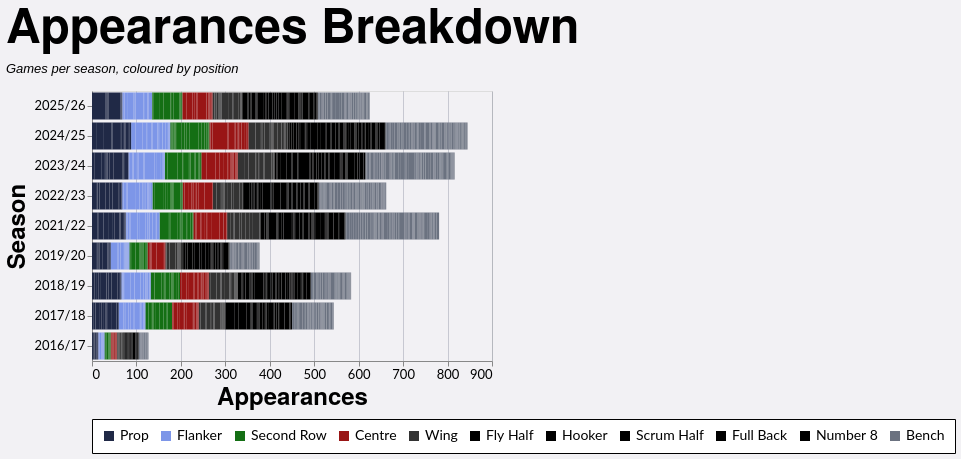

Vega-Lite specification for this chart:
### Vega-Lite specification from a JSON file in a GitHub repository (floating-point values rounded to 4 significant figures; data arrays with more than 128 entries replaced by an {"elided": "..."} marker saying what was removed)
{"config": {"axis": {"labelFont": "Lato, sans-serif", "titleFont": "PT Sans Narrow, Helvetica Neue, Helvetica, Arial, sans-serif", "labelFontSize": 13, "titleFontSize": 24, "gridColor": "#202947", "gridOpacity": 0.2}, "header": {"labelFont": "PT Sans Narrow, Helvetica Neue, Helvetica, Arial, sans-serif", "titleFont": "PT Sans Narrow, Helvetica Neue, Helvetica, Arial, sans-serif", "labelFontSize": 24, "titleFontSize": 28, "labelFontWeight": "bold", "orient": "left"}, "legend": {"labelFont": "Lato, sans-serif", "titleFont": "PT Sans Narrow, Helvetica Neue, Helvetica, Arial, sans-serif", "labelFontSize": 14, "titleFontSize": 16, "titlePadding": 5, "fillColor": "white", "strokeColor": "black", "padding": 10, "titleFontWeight": "lighter", "titleFontStyle": "italic", "titleColor": "gray", "offset": 10}, "title": {"font": "PT Sans Narrow, Helvetica Neue, Helvetica, Arial, sans-serif", "fontSize": 48, "fontWeight": "bold", "anchor": "start", "align": "center", "titlePadding": 20, "subtitlePadding": 10, "subtitleFontSize": 13, "subtitleColor": "", "subtitleFontStyle": "italic", "offset": 15, "color": "black"}, "axisX": {"labelAngle": 0}, "facet": {"title": null, "header": null, "align": {"row": "each", "column": "each"}}, "resolve": {"scale": {"y": "independent", "facet": "independent"}}, "background": "#f2f1f4", "scale": {"offsetBandPaddingOuter": 0.2, "offsetBandPaddingInner": 0.1}}, "data": {"name": "data-25b0cf416112b98f62500fbed507431e"}, "mark": {"type": "bar"}, "encoding": {"color": {"field": "color_value", "legend": {"orient": "bottom", "title": null}, "scale": {"domain": ["Prop", "Flanker", "Second Row", "Centre", "Wing", "Fly Half", "Hooker", "Scrum Half", "Full Back", "Number 8", "Bench"], "range": ["#202946", "#7d96e8", "#146f14", "#991515", "#333333", "#000000", "#000000", "#000000", "#000000", "#000000", "#6b7280"]}, "type": "nominal"}, "order": {"field": "stack_order", "type": "quantitative"}, "tooltip": [{"field": "player", "title": "Player", "type": "nominal"}, {"field": "season", "title": "Season", "type": "nominal"}, {"field": "color_value", "title": "Position", "type": "nominal"}, {"aggregate": "sum", "field": "apps", "title": "Appearances", "type": "quantitative"}], "x": {"aggregate": "sum", "field": "apps", "title": "Appearances", "type": "quantitative"}, "y": {"field": "season", "sort": {"field": "season_sort", "op": "max", "order": "descending"}, "title": "Season", "type": "nominal"}}, "height": {"step": 30}, "title": {"text": "Appearances Breakdown", "subtitle": "Games per season, coloured by position"}, "width": 400, "$schema": "https://vega.github.io/schema/vega-lite/v5.20.1.json", "datasets": {"data-25b0cf416112b98f62500fbed507431e": {"elided": "2507 records"}}}
